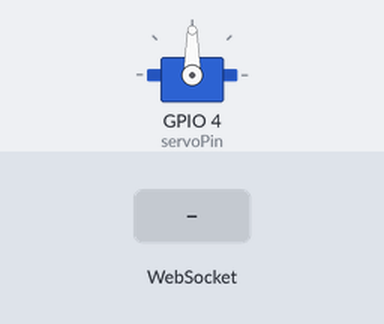
Bench run of a sketch on a simulated ESP32. Parts: servo. The inputs (shaded band) are chosen by the test bench. WiFi joins after 1.5 s; servers stay silent unless stated; what the sketch prints to the serial monitor is not drawn.

Above: at 2.7 s.
2.8 s: WebSocket text "5" received
At 4.0 s:
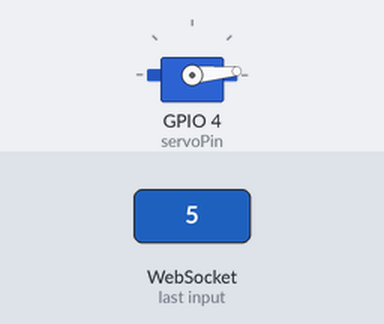
4.3 s: WebSocket text "90" received
At 5.4 s:
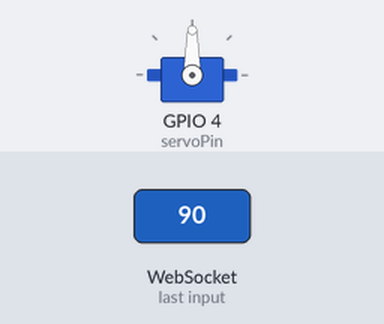
Timing chart, 0 to 7.3 s (numbered marks = the images above; inputs shaded):
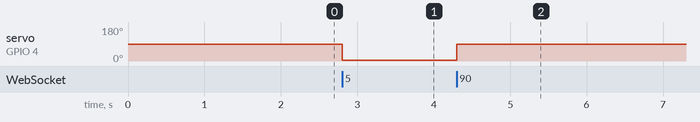

The sketch:

control_server_esp32.ino
```cpp
#include <WiFi.h>
#include <ESPAsyncWebServer.h>
#include <AsyncTCP.h>
#include <ESP32Servo.h> // Servo control library

// Wi-Fi credentials
const char* ssid = "IT";
const char* password = "23456789@";

// Define servo pin
const int servoPin = 4;
Servo myServo;

// Create WebSocket server object
AsyncWebServer server(80);
AsyncWebSocket ws("/ws"); // Define WebSocket at "/ws"

// Wi-Fi connection
void setup() {
  Serial.begin(115200);

  // Wi-Fi connection
  WiFi.begin(ssid, password);
  while (WiFi.status() != WL_CONNECTED) {
    delay(500);
    Serial.print(".");
  }
  Serial.println("\nWiFi connected!");
  Serial.println(WiFi.localIP()); // Print ESP32's IP address

  // Start Servo
  myServo.attach(servoPin);
  myServo.write(90); // Set initial servo angle to 90 degrees

  // Define WebSocket event handler
  ws.onEvent(onWsEvent);

  // Start WebSocket
  server.addHandler(&ws);

  // Serve HTML page with progress bar and WebSocket
  server.on("/", HTTP_GET, [](AsyncWebServerRequest *request){
    String html = "<!DOCTYPE html><html><head><title>servo control</title></head><body>"
                  "<h1>Servo Control</h1>"
                  "<label for='progress'>steering wheel angle: </label>"
                  "<input type='range' id='progress' min='0' max='180' value='90' step='1' oninput='updateServo(this.value)'>"
                  "<p>corner: <span id='angle'>90</span></p>"
                  "<script>"
                  "var socket = new WebSocket('ws://' + window.location.hostname + '/ws');"
                  "socket.onopen = function() { console.log('WebSocket kết nối'); };"
                  "socket.onmessage = function(event) { document.getElementById('angle').innerHTML = event.data; };"
                  "function updateServo(value) {"
                  "  document.getElementById('angle').innerHTML = value;"
                  "  socket.send(value);"
                  "}"
                  "</script></body></html>";
    request->send(200, "text/html", html);
  });

  // Start server
  server.begin();
}

// WebSocket event handler
void onWsEvent(AsyncWebSocket *server, AsyncWebSocketClient *client, AwsEventType type,
               void *arg, uint8_t *data, size_t len) {
  if (type == WS_EVT_CONNECT) {
    Serial.println("WebSocket connected");
  }
  else if (type == WS_EVT_DISCONNECT) {
    Serial.println("WebSocket disconnected");
  }
  else if (type == WS_EVT_DATA) {
    String msg = String((char*)data);
    int angle = msg.toInt();
    if (angle >= 0 && angle <= 180) {
      myServo.write(angle); // Control servo based on angle received from WebSocket
      Serial.print("Servo angle: ");
      Serial.println(angle);
      client->text(String(angle)); // Send the updated angle back to the browser
    }
  }
}

void loop() {
  // Cleanup WebSocket clients on new events
  ws.cleanupClients();
}
```

Measured:
- after the input at 2.8 s, servo on GPIO 4 (servoPin): 90° → 5° at once
- after the input at 4.3 s, servo on GPIO 4 (servoPin): 5° → 90° at once
